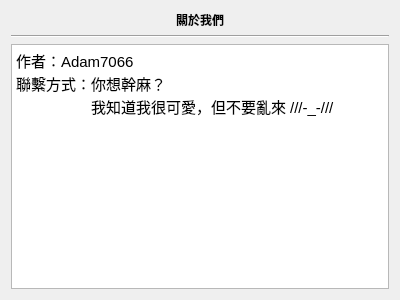
<?xml version="1.0" encoding="UTF-8"?>
<ui version="4.0">
 <class>AboutDialog</class>
 <widget class="QDialog" name="AboutDialog">
  <property name="geometry">
   <rect>
    <x>0</x>
    <y>0</y>
    <width>400</width>
    <height>300</height>
   </rect>
  </property>
  <property name="windowTitle">
   <string>Dialog</string>
  </property>
  <layout class="QGridLayout" name="gridLayout_2">
   <item row="0" column="0">
    <layout class="QGridLayout" name="gridLayout">
     <item row="0" column="0">
      <layout class="QVBoxLayout" name="verticalLayout">
       <item>
        <widget class="QLabel" name="label">
         <property name="font">
          <font>
           <weight>75</weight>
           <bold>true</bold>
          </font>
         </property>
         <property name="text">
          <string>關於我們</string>
         </property>
         <property name="alignment">
          <set>Qt::AlignCenter</set>
         </property>
        </widget>
       </item>
       <item>
        <widget class="Line" name="line">
         <property name="orientation">
          <enum>Qt::Horizontal</enum>
         </property>
        </widget>
       </item>
       <item>
        <widget class="QTextBrowser" name="textBrowser">
         <property name="html">
          <string>&lt;!DOCTYPE HTML PUBLIC &quot;-//W3C//DTD HTML 4.0//EN&quot; &quot;http://www.w3.org/TR/REC-html40/strict.dtd&quot;&gt;
&lt;html&gt;&lt;head&gt;&lt;meta name=&quot;qrichtext&quot; content=&quot;1&quot; /&gt;&lt;style type=&quot;text/css&quot;&gt;
p, li { white-space: pre-wrap; }
&lt;/style&gt;&lt;/head&gt;&lt;body style=&quot; font-family:'Ubuntu'; font-size:11pt; font-weight:400; font-style:normal;&quot;&gt;
&lt;p style=&quot; margin-top:0px; margin-bottom:0px; margin-left:0px; margin-right:0px; -qt-block-indent:0; text-indent:0px;&quot;&gt;作者：Adam7066&lt;/p&gt;
&lt;p style=&quot; margin-top:0px; margin-bottom:0px; margin-left:0px; margin-right:0px; -qt-block-indent:0; text-indent:0px;&quot;&gt;聯繫方式：你想幹麻？&lt;/p&gt;
&lt;p style=&quot; margin-top:0px; margin-bottom:0px; margin-left:0px; margin-right:0px; -qt-block-indent:0; text-indent:0px;&quot;&gt;　　　　　我知道我很可愛，但不要亂來 ///-_-///&lt;/p&gt;&lt;/body&gt;&lt;/html&gt;</string>
         </property>
        </widget>
       </item>
      </layout>
     </item>
    </layout>
   </item>
  </layout>
 </widget>
 <resources/>
 <connections/>
</ui>
